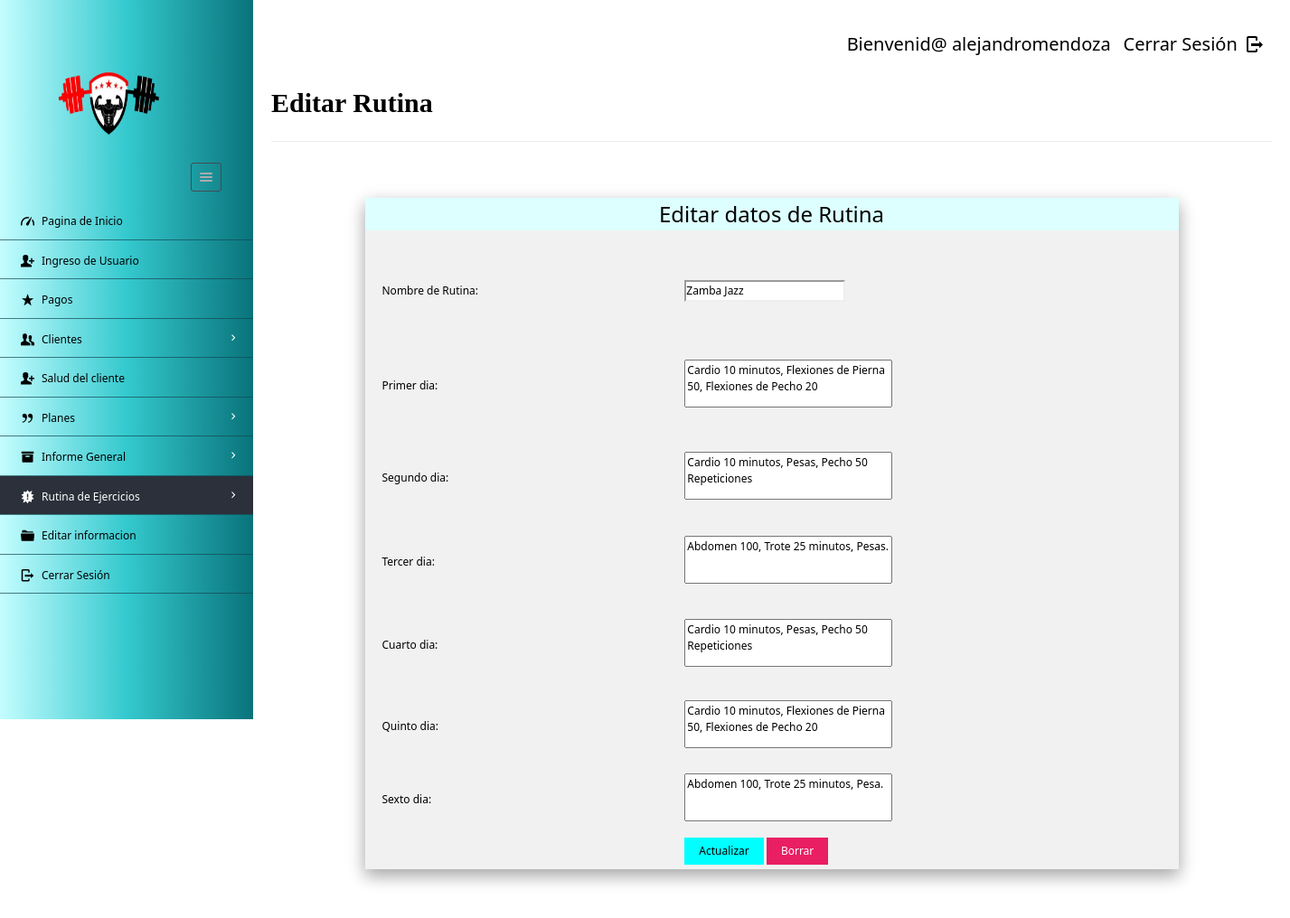
Page /dashboard/admin/editdetailroutine.php?id=1 (signed in) on the committed database.
### tables this page shows
CREATE TABLE `timetable` (
  `tid` int(12) NOT NULL,
  `tname` varchar(45) DEFAULT NULL,
  `day1` varchar(200) DEFAULT NULL,
  `day2` varchar(200) DEFAULT NULL,
  `day3` varchar(200) DEFAULT NULL,
  `day4` varchar(200) DEFAULT NULL,
  `day5` varchar(200) DEFAULT NULL,
  `day6` varchar(200) DEFAULT NULL
);

### dashboard/admin/editdetailroutine.php (the view, shortened to what this page needs)
<?php
require '../../include/db_conn.php';
?>
<!DOCTYPE html>
<html lang="en">
<head>
    <link rel="stylesheet" href="../../css/style.css"  id="style-resource-5">
    <link rel="stylesheet" href="../../css/dashMain.css">
    <link rel="stylesheet" type="text/css" href="../../css/entypo.css">
	<link href="a1style.css" rel="stylesheet" type="text/css">
</head>
     <body class="page-body  page-fade" onload="collapseSidebar()">
    	<div class="page-container sidebar-collapsed" id="navbarcollapse">
		<div class="sidebar-menu">
			<header class="logo-env">
			<div class="logo">
				<a href="main.php">
					<img src="../../images/logo.png" alt="" width="192" height="80" />
				</a>
			</div>
					<div class="sidebar-collapse" onclick="collapseSidebar()">
				<a href="#" class="sidebar-collapse-icon with-animation">
					<i class="entypo-menu"></i>
				</a>
			</div>
			</header>
    		<?php include('nav.php'); ?>
    	</div>
    		<div class="main-content">
				<div class="row">
					<div class="col-md-6 col-sm-8 clearfix">
					</div>
					<div class="col-md-6 col-sm-4 clearfix hidden-xs">
					<ul class="list-inline links-list pull-right">
						<li style="font-size: 20px;">Bienvenid@ <?php echo $_SESSION['full_name']; ?>
						</li>
						<li>
							<a style="font-size: 20px;" href="logout.php">
								Cerrar Sesión <i class="entypo-logout right"></i>
							</a>
						</li>
					</ul>
				</div>
				</div>
				<h2 class="a1-serif"><strong>Editar Rutina</strong></h2>
				<hr/>
		<?php
		$id=$_GET['id'];
		$sql="Select * from timetable t Where t.tid=$id";
		$res=mysqli_query($con, $sql);
					 if($res){
						      	$row=mysqli_fetch_array($res,MYSQLI_ASSOC);
						      }
		?>
<div class="a1-container a1-small a1-padding-32" style="margin-top:2px; margin-bottom:2px;">
        <div class="a1-card-8 a1-light-gray" style="width:900px; margin:0 auto;">
		<div class="a1-pale-blue a1-hover-blue a1-center">
        	<h6 style="font-size: 24px" >Editar datos de Rutina</h6>
        </div>
       <form id="form1" name="form1" method="post" class="a1-container" action="updateroutine.php">
		<table width="125%" border="0" align="center">
			<tr>
				<td><input type="hidden" name='tid' value='<?php echo $id?>'></td>
			</tr>
  <tr>
  	<td width='186' height='103'>Nombre de Rutina:</td>
    <td   width='400'  colspan="2"><input type="text" name='routinename' value='<?php echo $row['tname'] ?>'></td>
    </tr>
  <tr>
    <td width="186" height="103">Primer dia:</td>
    <td width="417"><textarea style="resize:none; margin: 0px; width: 230px; height: 53px;" name="day1" id="boxxe" ><?php echo $row['day1'] ?></textarea></td>
  </tr>
  <tr>
    <td height="96">Segundo dia:</td>
    <td><textarea style="resize:none; margin: 0px; width: 230px; height: 53px;" name="day2" id="boxxe" ><?php echo $row['day2'] ?></textarea></td>
  </tr>
  <tr>
    <td height="87">Tercer dia:</td>
    <td><textarea style="resize:none; margin: 0px; width: 230px; height: 53px;"  name="day3" id="boxxe" ><?php echo $row['day3'] ?></textarea></td>
  </tr>
  <tr>
    <td height="92">Cuarto dia:</td>
    <td><textarea style="resize:none; margin: 0px; width: 230px; height: 53px;"  name="day4" id="boxxe" ><?php echo $row['day4'] ?></textarea></td>
  </tr>
  <tr>
    <td height="84">Quinto dia:</td>
    <td><textarea style="resize:none; margin: 0px; width: 230px; height: 53px;"  name="day5" id="boxxe" ><?php echo $row['day5'] ?></textarea></td>
  </tr>
  <tr>
    <td height="75">Sexto dia:</td>
    <td><textarea style="resize:none; margin: 0px; width: 230px; height: 53px;"  name="day6" id="boxxe" ><?php echo $row['day6'] ?></textarea></td>
  </tr>
  <tr>
               <td height="35">&nbsp;</td>
               <td height="35">
			  <input class="a1-btn a1-aqua" type="submit" name="submit" id="submit" value="Actualizar">
                 <input class="a1-btn a1-pink" type="reset" name="reset" id="reset" value="Borrar"></td>
             </tr>
        </table>
    </form></div>
    </div>
    	</div>
    </body>
</html>

### css/style.css (style rules this page uses)
html { font-size: 62.5%; font-family: sans-serif; }
div { display: block; }
body { font-family: "Noto Sans", sans-serif, "Helvetica Neue", Helvetica, Arial, sans-serif; font-size: 12px; line-height: 1.428571429; display: block; margin: 0; }
*, *:before, *:after { box-sizing: border-box; }
a { text-decoration: none; background: transparent; }
img { vertical-align: middle; }
img { border: 0; }
.logo img { width: 220px; height: 200px; }
input, button, select, textarea { font-family: inherit; font-size: inherit; line-height: inherit; }
button, input { line-height: normal; }
button, input, select, textarea { font-family: inherit; font-size: 100%; margin: 0; }
input:not([type]), input[type="email" i], input[type="number" i], input[type="password" i], input[type="tel" i], input[type="url" i], input[type="text" i] { padding: 1px 0px; }
input { background-color: white; cursor: text; padding: 1px; border-width: 2px; border-style: inset; border-color: initial; border-image: initial; }
input, textarea, select, button { text-rendering: auto; color: initial; letter-spacing: normal; word-spacing: normal; text-transform: none; text-indent: 0px; text-shadow: none; display: inline-block; text-align: start; margin: 0em; font: 400 13.3333px Arial; }
button, html input[type="button"], input[type="reset"], input[type="submit"] { cursor: pointer; }
a { color: #373e4a; text-decoration: none; }
a { background: transparent; }
a { color: #373e4a; }
.page-container { position: relative; padding-left: 280px; }
.page-container .sidebar-menu { position: absolute; width: 280px; top: 0; left: 0; bottom: 0; background: #0F2027; background: -webkit-linear-gradient(to right, #bfffff, #3fc9ce, #0a6981); background: linear-gradient(to right, #c4fdff, #34c9ce, #09737a); color: #aaabae; z-index: 1; min-height: 796px; box-sizing: border-box; }
.page-container .sidebar-menu .logo-env { width: 100%; padding: 35px; padding-bottom: 10px; box-sizing: border-box; }
.page-container .sidebar-menu .logo-env:before, .page-container .sidebar-menu .logo-env:after { content: " "; display: table; }
.page-container .sidebar-menu .logo-env > div { display: block; vertical-align: middle; white-space: nowrap; float: left; }
.page-container .sidebar-menu .logo-env > div > a { display: inline-block; color: #aaabae; }
.page-container .sidebar-menu .logo-env > div.sidebar-collapse, .page-container .sidebar-menu .logo-env > div.sidebar-mobile-menu { position: relative; float: right; }
.page-container .sidebar-menu .logo-env > div.sidebar-collapse a, .page-container .sidebar-menu .logo-env > div.sidebar-mobile-menu a { display: inline-block; border: 1px solid #454a54; text-align: center; padding: 0; line-height: 1; font-size: 20px; font-weight: 300; padding: 5px 2px; background-clip: padding-box; border-radius: 3px; transition: all 200ms ease-in-out; }
.page-container .sidebar-menu .logo-env .logo img { width: 180px; height: 150px; }
.page-container .sidebar-menu .logo-env:after { clear: both; }
ul, ol { margin-top: 0; margin-bottom: 8.5px; }
ul, menu, dir { display: block; list-style-type: disc; }
li { display: list-item; }
i, cite, em, var, address, dfn { font-style: italic; }

### css/entypo.css (style rules this page uses)
[class^="entypo-"]:before, [class*=" entypo-"]:before { font-family: "entypo"; font-style: normal; font-weight: normal; speak: none; display: inline-block; text-decoration: inherit; width: 1em; margin-right: .2em; text-align: center; font-variant: normal; text-transform: none; line-height: 1em; margin-left: .2em; }
.entypo-menu:before { content: '\e811'; }
.entypo-logout:before { content: '\e85d'; }

### rows in the picture
timetable: routinename "Zamba Jazz", day1 "Cardio 10 minutos, Flexiones de Pierna 50, Flexiones de Pecho 20", day2 "Cardio 10 minutos, Pesas, Pecho 50 Repeticiones", day3 "Abdomen 100, Trote 25 minutos, Pesas.", day4 "Cardio 10 minutos, Pesas, Pecho 50 Repeticiones", day5 "Cardio 10 minutos, Flexiones de Pierna 50, Flexiones de Pecho 20", day6 "Abdomen 100, Trote 25 minutos, Pesa."

### other values in the picture
$_SESSION['full_name'] "alejandromendoza"
